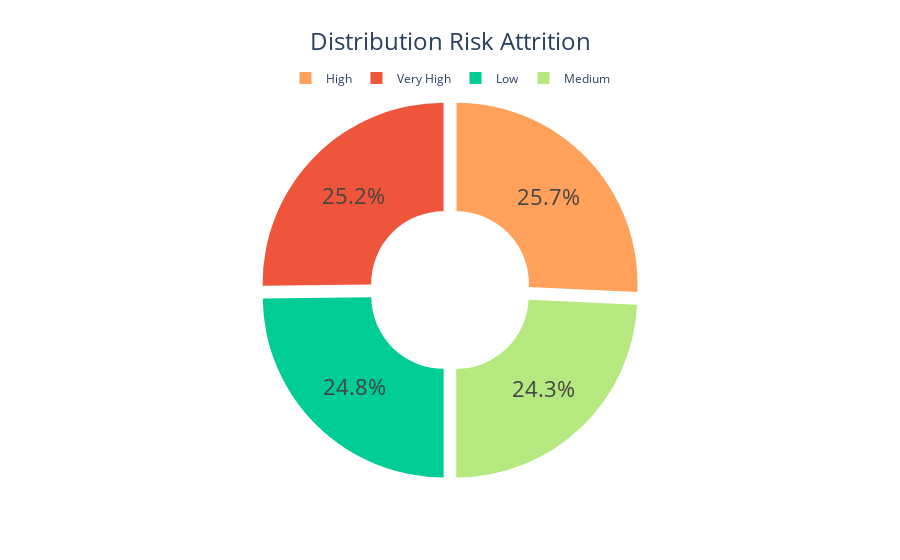

The notebook cell this image was saved under:
### Code cell
get_graph_pie()

### Figure 1 — Plotly figure (JSON) as saved in the notebook; plotly's stock layout.template omitted (floating-point values rounded to 4 significant figures)
{"data": [{"hole": 0.4, "labels": ["Very High", "High", "Medium", "Low"], "marker": {"colors": ["#EF553B", "#FFA15A", "#B6E880", "#00CC96"]}, "pull": [0.05, 0.05, 0.05, 0.05], "textfont": {"size": 22}, "type": "pie", "values": [931, 951, 898, 918]}], "layout": {"legend": {"orientation": "h", "traceorder": "normal", "x": 0.5, "xanchor": "center", "y": 1.02, "yanchor": "bottom"}, "title": {"font": {"size": 24}, "text": "Distribution Risk Attrition", "x": 0.5}}}
